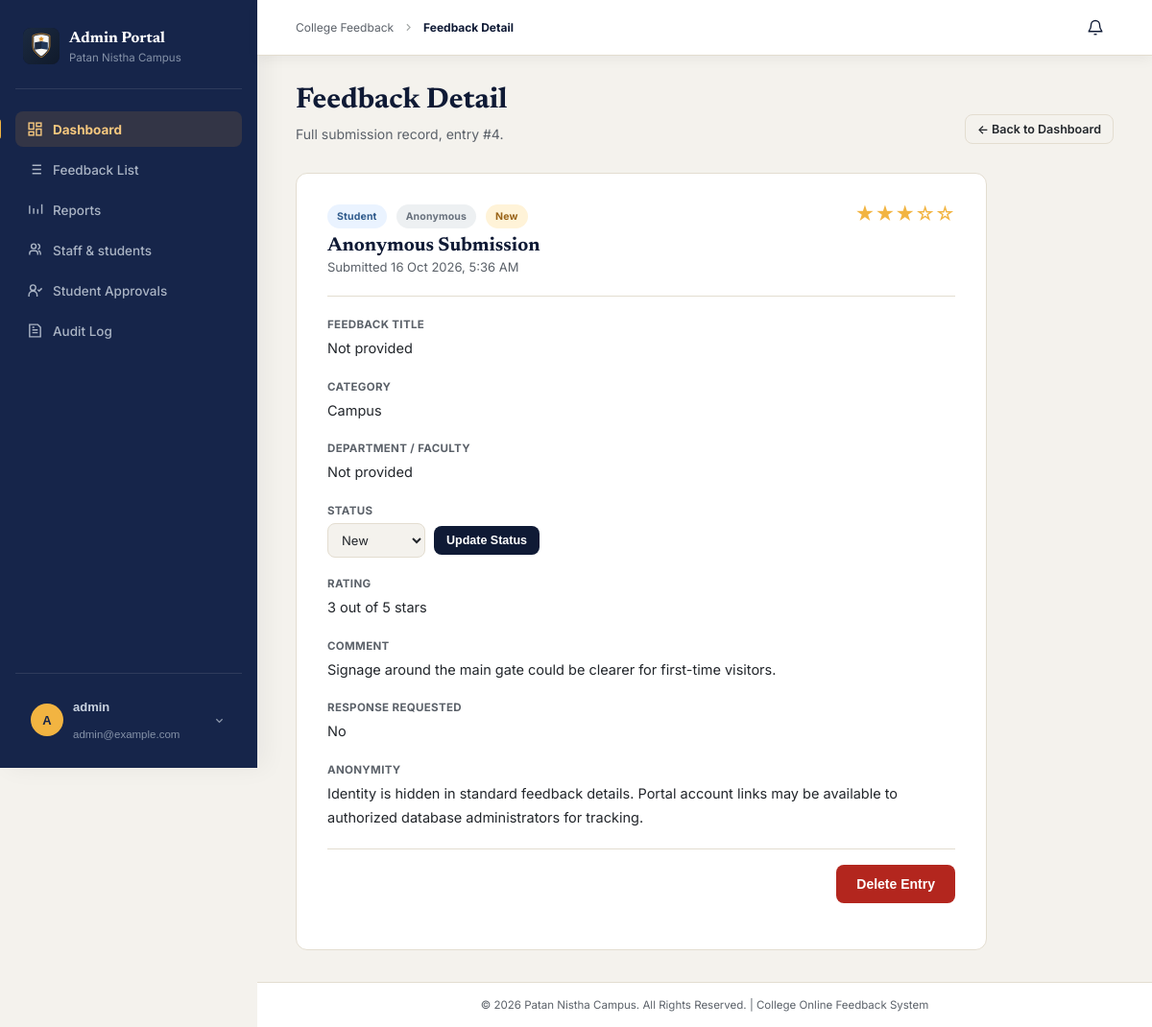
Screenshot of /admin-portal/view_feedback.php?id=4 (signed in) with the database file from the repository.
### tables this page shows
CREATE TABLE IF NOT EXISTS feedback (
    id              INT AUTO_INCREMENT PRIMARY KEY,
    submitter_name  VARCHAR(100) NULL,                          
    submitter_type  ENUM('Student','Teacher & Staff') NOT NULL,
    is_anonymous    TINYINT(1) NOT NULL DEFAULT 0,
    category        VARCHAR(100) NOT NULL,
    feedback_title VARCHAR(200) NULL,
    department_faculty VARCHAR(50) NULL,
    semester_year   VARCHAR(40) NULL,
    urgency_level   VARCHAR(12) NULL,
    rating          TINYINT NOT NULL CHECK (rating BETWEEN 1 AND 5),
    overall_satisfaction TINYINT NULL CHECK (overall_satisfaction BETWEEN 1 AND 5),
    message         TEXT NOT NULL,
    preferred_solution TEXT NULL,
    follow_up_required TINYINT(1) NOT NULL DEFAULT 0,
    staff_department VARCHAR(60) NULL,
    staff_role      VARCHAR(60) NULL,
    suggested_improvements TEXT NULL,
    attachment_path VARCHAR(255) NULL,
    attachment_name VARCHAR(255) NULL,
    submit_date     DATETIME NOT NULL DEFAULT CURRENT_TIMESTAMP,
    INDEX idx_type (submitter_type),
    INDEX idx_category (category),
    INDEX idx_rating (rating),
    INDEX idx_date (submit_date)
);

### admin-portal/view_feedback.php (the view, shortened to what this page needs)
<?php
require 'includes/db.php';
$id = (int) ($_GET['id'] ?? 0);
$stmt = $pdo->prepare('SELECT * FROM feedback WHERE id = :id');
$stmt->execute([':id' => $id]);
$row = $stmt->fetch();
if ($row['is_anonymous']) {
  $row['submitter_name'] = null;
}
function badgeClass($type) {
    return match ($type) {
        'Student' => 'badge-student',
        'Teacher & Staff' => 'badge-staff',
        default => '',
    };
}
function starGlyphs($rating) {
    return str_repeat('★', (int) $rating) . str_repeat('☆', 5 - (int) $rating);
}
$currentStatus = $row['status'] ?? 'New';
$pageTitle = 'Feedback Detail';
$active = 'dashboard';
include 'includes/header.php';
?>
<div class="page-head">
  <div>
    <h1>Feedback Detail</h1>
    <p>Full submission record, entry #<?php echo (int) $row['id']; ?>.</p>
  </div>
  <a href="dashboard.php" class="btn btn-outline btn-sm">&larr; Back to Dashboard</a>
</div>
<div class="detail-card">
  <div class="detail-top">
    <div>
      <div class="detail-meta">
        <span class="badge <?php echo badgeClass($row['submitter_type']); ?>"><?php echo htmlspecialchars($row['submitter_type']); ?></span>
        <?php if ($row['is_anonymous']): ?><span class="badge badge-anon">Anonymous</span><?php endif; ?>
        <span class="badge badge-<?php echo strtolower($currentStatus); ?>"><?php echo htmlspecialchars($currentStatus); ?></span>
      </div>
      <h2><?php echo $row['is_anonymous'] ? 'Anonymous Submission' : htmlspecialchars($row['submitter_name'] ?: 'Unnamed'); ?></h2>
      <div class="detail-date">Submitted <?php echo date('d M Y, g:i A', strtotime($row['submit_date'])); ?></div>
    </div>
    <span class="stars-inline" style="font-size:20px;"><?php echo starGlyphs($row['rating']); ?></span>
  </div>
  <div class="detail-block">
    <label>Feedback title</label>
    <div class="value"><?php echo htmlspecialchars($row['feedback_title'] ?: 'Not provided'); ?></div>
  </div>
  <div class="detail-block">
    <label>Category</label>
    <div class="value"><?php echo htmlspecialchars($row['category']); ?></div>
  </div>
  <?php if ($row['submitter_type'] === 'Student'): ?>
    <div class="detail-block"><label>Department / Faculty</label><div class="value"><?php echo htmlspecialchars($row['department_faculty'] ?: 'Not provided'); ?></div></div>
  <?php elseif ($row['submitter_type'] === 'Teacher & Staff'): ?>
    <div class="detail-block"><label>Staff department and role</label><div class="value"><?php echo htmlspecialchars(trim(($row['staff_department'] ?? '') . ' · ' . ($row['staff_role'] ?? ''), ' ·') ?: 'Not provided'); ?></div></div>
  <?php endif; ?>
  <div class="detail-block status-control">
    <label for="feedbackStatus">Status</label>
    <form method="POST" action="status_update.php" data-status-form>
      <select id="feedbackStatus" name="status" data-status-select>
        <?php foreach (['New', 'Reviewed', 'Resolved'] as $option): ?><option value="<?php echo $option; ?>" <?php echo $currentStatus === $option ? 'selected' : ''; ?>><?php echo $option; ?></option><?php endforeach; ?>
      </select>
      <button type="submit" class="btn btn-primary btn-sm">Update Status</button>
    </form>
  </div>
  <div class="detail-block">
    <label>Rating</label>
    <div class="value"><?php echo (int) $row['rating']; ?> out of 5 stars</div>
  </div>
  <div class="detail-block">
    <label>Comment</label>
    <div class="value"><?php echo nl2br(htmlspecialchars($row['message'])); ?></div>
  </div>
  <div class="detail-block"><label>Response requested</label><div class="value"><?php echo !empty($row['follow_up_required']) ? 'Yes — use the contact details on the associated account where permitted.' : 'No'; ?></div></div>
  <div class="detail-block">
    <label>Anonymity</label>
    <div class="value">
      <?php echo $row['is_anonymous']
        ? 'Identity is hidden in standard feedback details. Portal account links may be available to authorized database administrators for tracking.'
        : 'Submitted with name: ' . htmlspecialchars($row['submitter_name'] ?: '—'); ?>
    </div>
  </div>
  <div class="detail-actions">
    <button type="button" class="btn btn-danger" data-delete-id="<?php echo (int) $row['id']; ?>"
            data-delete-name="<?php echo htmlspecialchars($row['is_anonymous'] ? 'this anonymous entry' : ($row['submitter_name'] ?: 'this entry')); ?>">
      Delete Entry
    </button>
  </div>
</div>
<?php include 'includes/footer.php'; ?>

### admin-portal/includes/header.php (shortened to what this page needs)
<?php
$headerAdminEmail = '';
if (isset($pdo) && !empty($_SESSION['admin_id'])) {
  $headerEmailStmt = $pdo->prepare('SELECT email FROM admin WHERE id = :id LIMIT 1');
  $headerEmailStmt->execute([':id' => $_SESSION['admin_id']]);
  $headerAdminEmail = (string) ($headerEmailStmt->fetchColumn() ?: '');
}
?>
<!DOCTYPE html>
<html lang="en">
<head>
<link rel="stylesheet" href="css/admin.css">
<link rel="stylesheet" href="../list_ui.css">
</head>
<body class="admin-body">
<div class="admin-shell">
  <aside class="sidebar">
    <div class="sb-brand">
      <span class="brand-mark"><img class="brand-logo" src="../assets/logo.svg" alt=""></span>
      <div><strong>Admin Portal</strong><br><small>Patan Nistha Campus</small></div>
    </div>
    <nav class="sb-nav">
      <a href="dashboard.php" class="sb-link <?php echo $active === 'dashboard' ? 'active' : ''; ?>">
        <svg width="17" height="17" viewBox="0 0 24 24" fill="none" stroke="currentColor" stroke-width="2"><rect x="3" y="3" width="7" height="9"/><rect x="14" y="3" width="7" height="5"/><rect x="14" y="12" width="7" height="9"/><rect x="3" y="16" width="7" height="5"/></svg>
        Dashboard
      </a>
      <a href="feedback_list.php" class="sb-link <?php echo $active === 'feedback-list' ? 'active' : ''; ?>">
        <svg width="17" height="17" viewBox="0 0 24 24" fill="none" stroke="currentColor" stroke-width="2"><path d="M8 6h13M8 12h13M8 18h13"/><path d="M3 6h.01M3 12h.01M3 18h.01"/></svg>
        Feedback List
      </a>
      <a href="status_reports.php" class="sb-link <?php echo $active === 'status-reports' ? 'active' : ''; ?>">
        <svg width="17" height="17" viewBox="0 0 24 24" fill="none" stroke="currentColor" stroke-width="2"><path d="M4 18V6"/><path d="M10 18V10"/><path d="M16 18v-7"/><path d="M22 18V4"/></svg>
        Reports
      </a>
      <a href="accounts_manage.php?tab=accounts&amp;category=all" class="sb-link <?php echo $active === 'accounts' ? 'active' : ''; ?>">
        <svg width="17" height="17" viewBox="0 0 24 24" fill="none" stroke="currentColor" stroke-width="2"><path d="M16 19v-2a4 4 0 0 0-4-4H8a4 4 0 0 0-4 4v2"/><circle cx="10" cy="6.5" r="3.5"/><path d="M20 19v-2a4 4 0 0 0-3-3.87"/><path d="M16 3.13a4 4 0 0 1 0 7.75"/></svg>
        Staff &amp; students
      </a>
      <a href="student_approvals.php" class="sb-link <?php echo $active === 'student-approvals' ? 'active' : ''; ?>">
        <svg width="17" height="17" viewBox="0 0 24 24" fill="none" stroke="currentColor" stroke-width="2"><circle cx="9" cy="8" r="4"/><path d="M3 21v-2a6 6 0 0 1 12 0v2"/><path d="m16 11 2 2 4-4"/></svg>
        Student Approvals
      </a>
      <a href="accounts_manage.php?tab=audit" class="sb-link <?php echo $active === 'account-audit' ? 'active' : ''; ?>">
        <svg width="17" height="17" viewBox="0 0 24 24" fill="none" stroke="currentColor" stroke-width="2"><path d="M8 3h8l4 4v14H4V3h4Z"/><path d="M8 11h8M8 15h8M8 7h3"/></svg>
        Audit Log
      </a>
    </nav>
    <div class="sb-footer account-menu" id="accountMenu">
      <button type="button" class="sb-account-trigger" id="accountMenuToggle" aria-expanded="false" aria-controls="accountPopover">
      <div class="sb-admin">
        <div class="avatar"><?php echo strtoupper(substr($_SESSION['admin_username'] ?? 'A', 0, 1)); ?></div>
        <div>
          <strong><?php echo htmlspecialchars($_SESSION['admin_username'] ?? 'Admin'); ?></strong><br>
          <small><?php echo htmlspecialchars($headerAdminEmail ?: 'Administrator', ENT_QUOTES, 'UTF-8'); ?></small>
        </div>
      </div>
        <svg class="account-chevron" aria-hidden="true" viewBox="0 0 24 24" fill="none" stroke="currentColor" stroke-width="2"><path d="m7 10 5 5 5-5"/></svg>
      </button>
    </div>
  </aside>
  <main class="admin-main">
    <div class="admin-topbar">
      <nav class="admin-breadcrumb" aria-label="Breadcrumb"><a href="dashboard.php">College Feedback</a><svg aria-hidden="true" viewBox="0 0 24 24" fill="none" stroke="currentColor" stroke-width="2"><path d="m9 18 6-6-6-6"/></svg><span><?php echo htmlspecialchars($pageTitle ?? 'Dashboard', ENT_QUOTES, 'UTF-8'); ?></span></nav>
      <div class="notification-wrap" id="feedbackNotifications" data-notification-scope="<?php echo htmlspecialchars($_SESSION['notification_scope'] ?? ('admin-' . (int) $_SESSION['admin_id']), ENT_QUOTES, 'UTF-8'); ?>">
        <button type="button" class="notification-toggle" id="notificationToggle" aria-expanded="false" aria-controls="notificationPanel" aria-label="Notifications">
          <span class="notification-bell-icon"><svg aria-hidden="true" viewBox="0 0 24 24" fill="none" stroke="currentColor" stroke-width="1.8"><path d="M18 8a6 6 0 0 0-12 0c0 7-3 7-3 9h18c0-2-3-2-3-9"/><path d="M10 21h4"/></svg><span class="notification-count" id="notificationCount" hidden>0</span></span>
        </button>
      </div>
    </div>

### admin-portal/includes/footer.php (shortened to what this page needs)
    <footer class="admin-site-footer">
      <span>&copy; <?php echo date('Y'); ?> Patan Nistha Campus. All Rights Reserved. | College Online Feedback System</span>
    </footer>
  </main>
</div>
</body>
</html>

### rows the page displays
feedback: id "4", submitter_type "Student", submit_date "16 Oct 2026, 5:36 AM", rating "★★★☆☆", feedback_title "Not provided", category "Campus", department_faculty "Not provided", rating "3", message "Signage around the main gate could be clearer for first-time visitors."

### other values shown
substr($_SESSION['admin_username'] ?? 'A', 0, 1) "A"
$_SESSION['admin_username'] "admin"
$headerAdminEmail ?: 'Administrator' "admin@example.com"
$pageTitle "Feedback Detail"
$currentStatus "New"
form field status "New"
